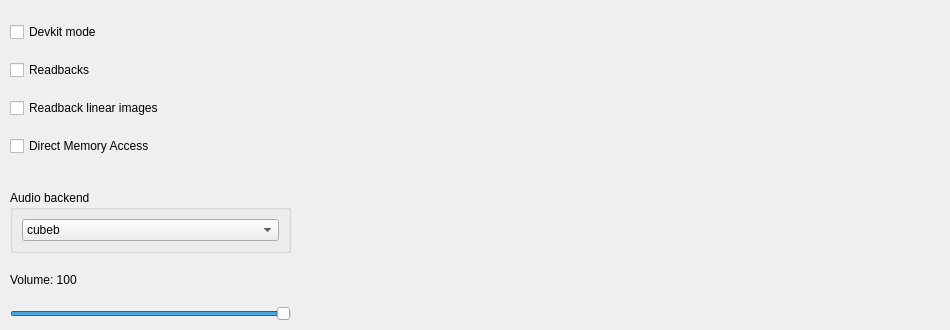
     <widget class="QWidget" name="tab">
      <attribute name="title">
       <string>Advanced</string>
      </attribute>
      <widget class="QWidget" name="verticalLayoutWidget">
       <property name="geometry">
        <rect>
         <x>10</x>
         <y>10</y>
         <width>931</width>
         <height>161</height>
        </rect>
       </property>
       <layout class="QVBoxLayout" name="verticalLayout_4">
        <item>
         <widget class="QCheckBox" name="DevkitCheckbox">
          <property name="text">
           <string>Devkit mode</string>
          </property>
         </widget>
        </item>
        <item>
         <widget class="QCheckBox" name="ReadbacksCheckbox">
          <property name="text">
           <string>Readbacks</string>
          </property>
         </widget>
        </item>
        <item>
         <widget class="QCheckBox" name="ReadbackLinearCheckbox">
          <property name="text">
           <string>Readback linear images</string>
          </property>
         </widget>
        </item>
        <item>
         <widget class="QCheckBox" name="DMACheckbox">
          <property name="text">
           <string>Direct Memory Access</string>
          </property>
         </widget>
        </item>
       </layout>
      </widget>
      <widget class="QWidget" name="verticalLayoutWidget_2">
       <property name="geometry">
        <rect>
         <x>10</x>
         <y>190</y>
         <width>281</width>
         <height>131</height>
        </rect>
       </property>
       <layout class="QVBoxLayout" name="verticalLayout_5">
        <item>
         <widget class="QGroupBox" name="audioBackendGroupBox">
          <property name="title">
           <string>Audio backend</string>
          </property>
          <layout class="QVBoxLayout" name="verticalLayout_3">
           <item>
            <widget class="QComboBox" name="audioBackendComboBox">
             <item>
              <property name="text">
               <string>cubeb</string>
              </property>
             </item>
             <item>
              <property name="text">
               <string>sdl</string>
              </property>
             </item>
            </widget>
           </item>
          </layout>
         </widget>
        </item>
        <item>
         <widget class="QLabel" name="VolumeLabel">
          <property name="text">
           <string>Volume: 100</string>
          </property>
         </widget>
        </item>
        <item>
         <widget class="QSlider" name="VolumeSlider">
          <property name="maximum">
           <number>100</number>
          </property>
          <property name="value">
           <number>100</number>
          </property>
          <property name="orientation">
           <enum>Qt::Orientation::Horizontal</enum>
          </property>
         </widget>
        </item>
       </layout>
      </widget>
     </widget>
